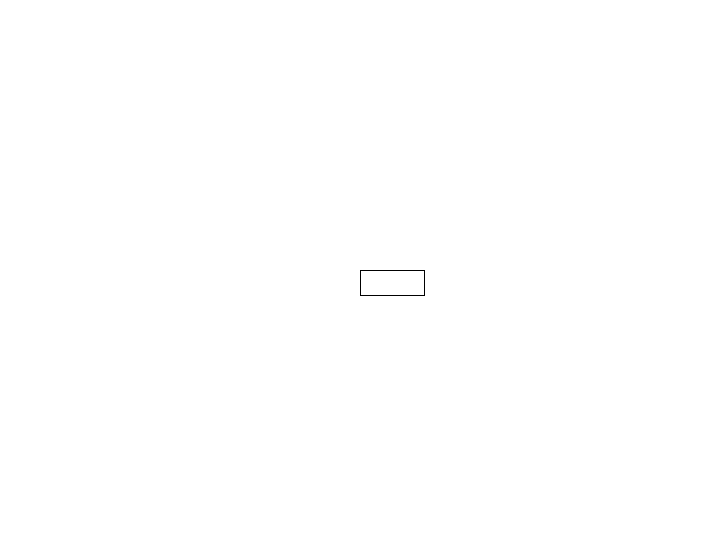
Frame 1 (no input)
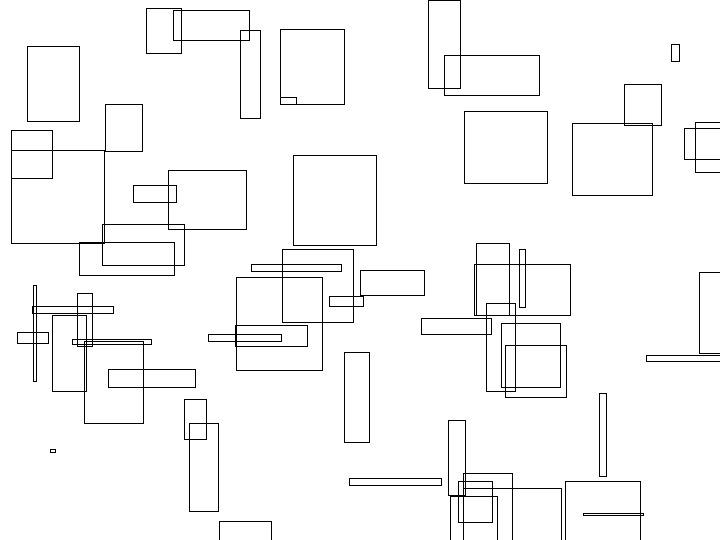
Frame 60 (the mouse pressed at the canvas centre just before this capture)
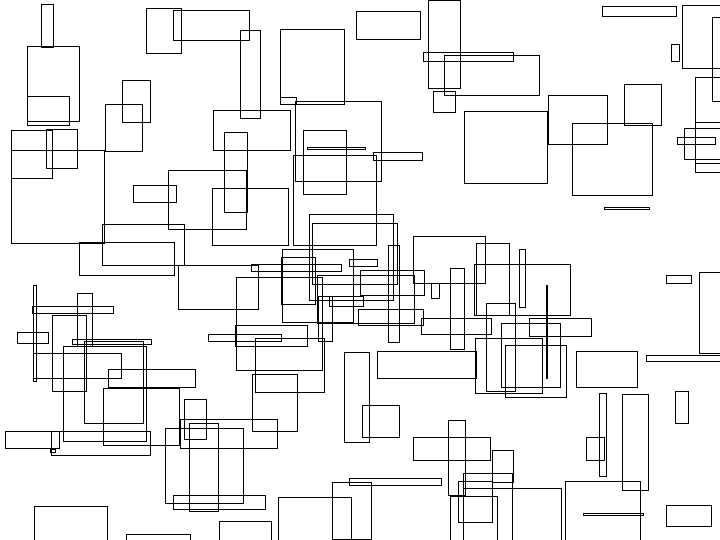
Frame 120 (the mouse held since frame 60 and released just before this capture)

The Processing sketch that drew these frames (run headless with seeded random() and noise(); from frame 60 on, the mouse is pressed at the canvas centre):

// Processing sketch: random_rect
// ── random_rect.pde
float posX, posY, rect1, rect2;
int counter;

void setup() {
  size(720, 540);
  posX = width/2; 
  posY = height/2;
  background(#FFFFFF);
  noFill();
  stroke(0);
  //noLoop();
  counter = 0;
}

void draw() {
  //for (int i = 0; i < 10; i++) {
    rect1 = random(100);
    rect2 = random(100);
    rect(posX, posY, rect1, rect2);
    posX=random(width);
    posY=random(height);
    counter += 1;
    //delay();
    if (counter > 256) {
      setup();
      //draw();
  //}
  }
}
